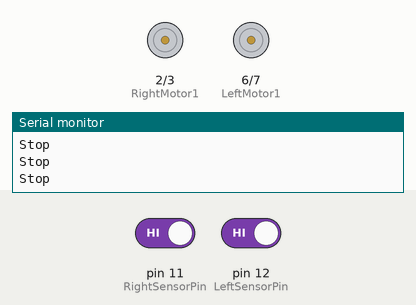
Simulated run of this sketch. Board: Arduino Uno, built with avr-gcc and run on an emulated ATmega328P. On the bench: motor-driver pin pairs drawn as motors (green arrow = first pin HIGH = forward, orange = second pin HIGH = backward, longer = more drive), the last lines printed to the serial monitor. The test bench sets the inputs (shaded band); at power-on: pin 11 (RightSensorPin) HIGH, pin 12 (LeftSensorPin) HIGH.

Above: at 2.2 s.
2.3 s: pin 11 (RightSensorPin) driven LOW
At 2.66 s:
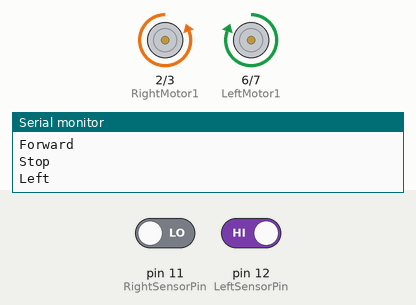
At 3.36 s:
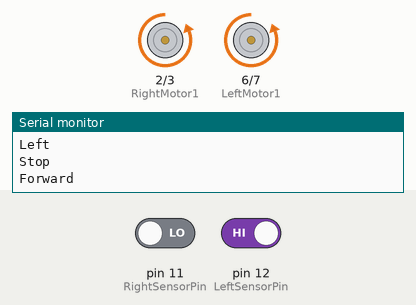
5.3 s: pin 12 (LeftSensorPin) driven LOW
8.3 s: pin 11 (RightSensorPin) driven HIGH
11.3 s: pin 12 (LeftSensorPin) driven HIGH
At 11.3 s:
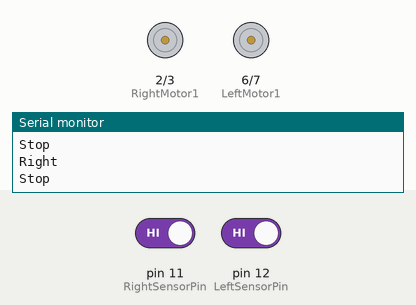
Timing chart, 0 to 14.3 s (numbered marks = the images above; inputs shaded):
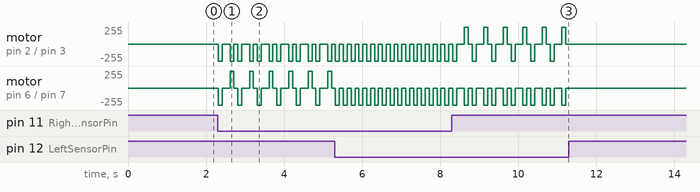

The sketch:

CarRobotCode.ino
```cpp
//Right Motor
int RightMotor1 = 2;
int RightMotor2 = 3;

//Left Motor
int LeftMotor1 = 6;
int LeftMotor2 = 7;

//Sensors pins
int RightSensorPin = 11;
int LeftSensorPin = 12;


//Sensors values
int RightSensorValue = 0;
int LeftSensorValue = 0;

void setup() {
  Serial.begin(9600);
  pinMode(RightMotor1, OUTPUT);
  pinMode(RightMotor2, OUTPUT);
  pinMode(LeftMotor1, OUTPUT);
  pinMode(LeftMotor2, OUTPUT);
  pinMode(RightSensorPin, INPUT);
  pinMode(LeftSensorPin, INPUT);
  delay(1000);
}

void loop() {

    if(digitalRead(LeftSensorPin) == 0 && digitalRead(RightSensorPin) == 0){
      Forward();
    }else if(digitalRead(LeftSensorPin) == 0 && digitalRead(RightSensorPin) == 1){
      Forward();
      delay(100);
      TurnRight();
    }else if(digitalRead(LeftSensorPin) == 1 && digitalRead(RightSensorPin) == 0){
      Forward();
      delay(100);
      TurnLeft();
    }else if(digitalRead(LeftSensorPin) == 1 && digitalRead(RightSensorPin) == 1){
      Stop();
    }
}

void Forward(){
    Serial.println("Forward");
    digitalWrite(LeftMotor1, LOW);
    digitalWrite(LeftMotor2, HIGH);
    digitalWrite(RightMotor1, LOW);
    digitalWrite(RightMotor2, HIGH);
    delay(100);
    Stop();
    delay(100);
}

void Backward(){
  Serial.println("BACKWORD");
  digitalWrite(RightMotor2, LOW);
  digitalWrite(RightMotor1, HIGH);
  digitalWrite(LeftMotor2, LOW);
  digitalWrite(LeftMotor1, HIGH);
  delay(100);
  Stop();
  delay(100);

}

void TurnLeft(){
  Serial.println("Left");
  digitalWrite(RightMotor2, HIGH);
  digitalWrite(RightMotor1, LOW);
  digitalWrite(LeftMotor2, LOW);
  digitalWrite(LeftMotor1, HIGH);
  delay(100);
  Stop();
  delay(100);
}

void TurnRight(){
  Serial.println("Right");
  digitalWrite(LeftMotor2, HIGH);
  digitalWrite(LeftMotor1, LOW);
  digitalWrite(RightMotor2, LOW);
  digitalWrite(RightMotor1, HIGH);
  delay(100);
  Stop();
  delay(100);
}

void Stop(){
  Serial.println("Stop");
  digitalWrite(RightMotor1, LOW);
  digitalWrite(RightMotor2, LOW);
  digitalWrite(LeftMotor1, LOW);
  digitalWrite(LeftMotor2, LOW);
}
```

Measured:
- after the input at 11.3 s, motor on pin 2 (RightMotor1) / pin 3 (RightMotor2), motor on pin 6 (LeftMotor1) / pin 7 (LeftMotor2): stops changing and stays stopped
